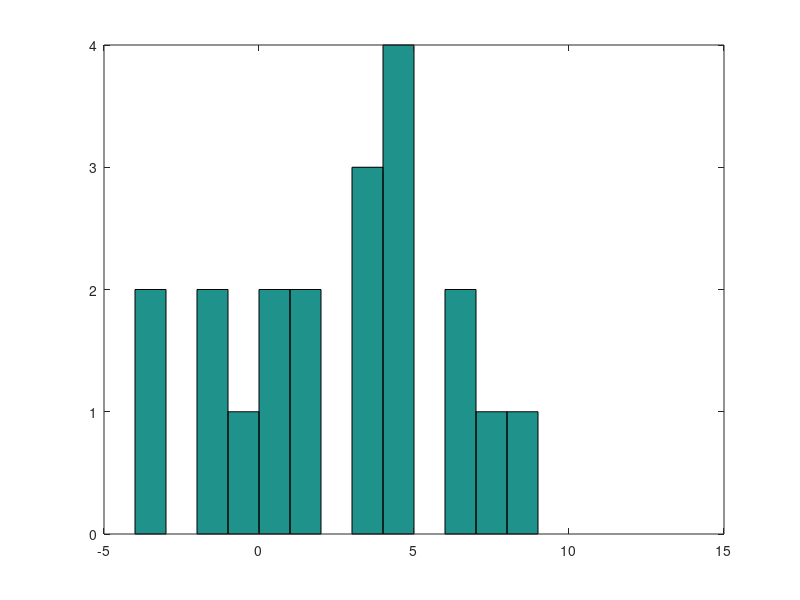

Recreate this plot in MATLAB.
%% a)
%rand(1,10)<p; continuo

%% b) trata-se de um dado por isso temos que arredondar

b=floor(rand(1,15)*6)+1; %discreto so os numeros do dado por isso somamos 6,as 6 faces do dado
hist(b,1:6)
%% c)
numbers=rand(1,20)*14-4; %rand(n,N)*gama de valores+minimo valor

hist(numbers,-4.5:10.5)